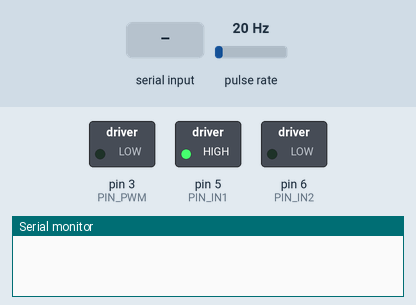
Bench run of a sketch on a simulated Arduino Uno, built with avr-gcc and run on an emulated ATmega328P. On the bench: switched loads named in the sketch (green lamp = pin HIGH), the last lines printed to the serial monitor. Wiring (inferred from the names in the program): pulse sensor: data pin 2. The inputs (shaded band) are chosen by the test bench; at power-on: pulse rate 20 Hz.

Above: at 1.2 s.
1.3 s: "S" received over Serial
At 1.8 s:
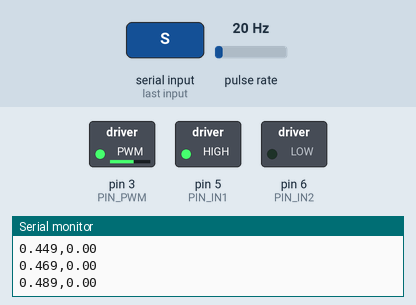
Timing chart, 0 to 12.8 s (numbered marks = the images above; inputs shaded):
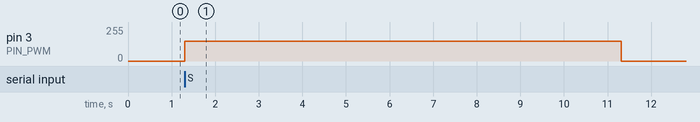

Measured:
- after the input at 1.3 s, pin 3 (PIN_PWM): 0/255 → 150/255 at once, → 0/255 10.0 s later

The sketch:

alex.ino
```cpp
#define PIN_PULSES 2
#define PIN_PWM    3
#define PIN_IN1    5
#define PIN_IN2    6

volatile int countPulses = 0;
float rpm_actual = 0;

const unsigned long intervalo = 20;
const unsigned long duracionExperimento = 10000;  // 10 segundos
unsigned long t0 = 0;
unsigned long tiempoInicio = 0;
bool capturando = false;

float convertP(int pulsos) {
  return (float)(pulsos) / 240.0 / (intervalo / 1000.0) * 60.0;
}

void contarPulsos() {
  countPulses++;
}

void setup() {
  pinMode(PIN_PULSES, INPUT_PULLUP);
  pinMode(PIN_PWM, OUTPUT);
  pinMode(PIN_IN1, OUTPUT);
  pinMode(PIN_IN2, OUTPUT);

  attachInterrupt(digitalPinToInterrupt(PIN_PULSES), contarPulsos, RISING);

  digitalWrite(PIN_IN1, HIGH);
  digitalWrite(PIN_IN2, LOW);
  analogWrite(PIN_PWM, 0); // Apagado al inicio

  Serial.begin(115200);
}

void loop() {
  if (Serial.available() > 0) {
    char comando = Serial.read();
    if (comando == 'S' && !capturando) {
      capturando = true;
      tiempoInicio = millis();
      t0 = tiempoInicio;
      analogWrite(PIN_PWM, 150);  // Aplicar PWM
    }
  }

  if (capturando && millis() - t0 >= intervalo) {
    unsigned long tiempoRelativo = millis() - tiempoInicio;

    if (tiempoRelativo <= duracionExperimento) {
      rpm_actual = convertP(countPulses);
      Serial.print(tiempoRelativo / 1000.0, 3);  // tiempo en segundos
      Serial.print(",");
      Serial.println(rpm_actual);
    } else {
      analogWrite(PIN_PWM, 0);  // Detener motor
      capturando = false;
      Serial.println("FIN");
    }

    countPulses = 0;
    t0 = millis();
  }
}
```
